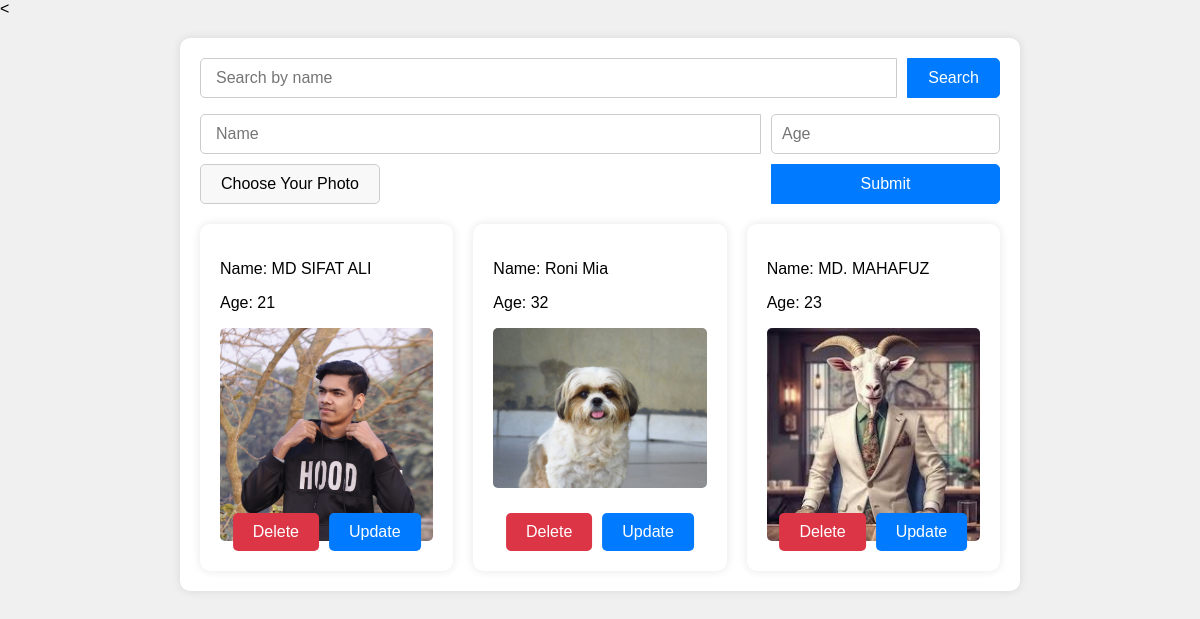
Before: / with the older database file.
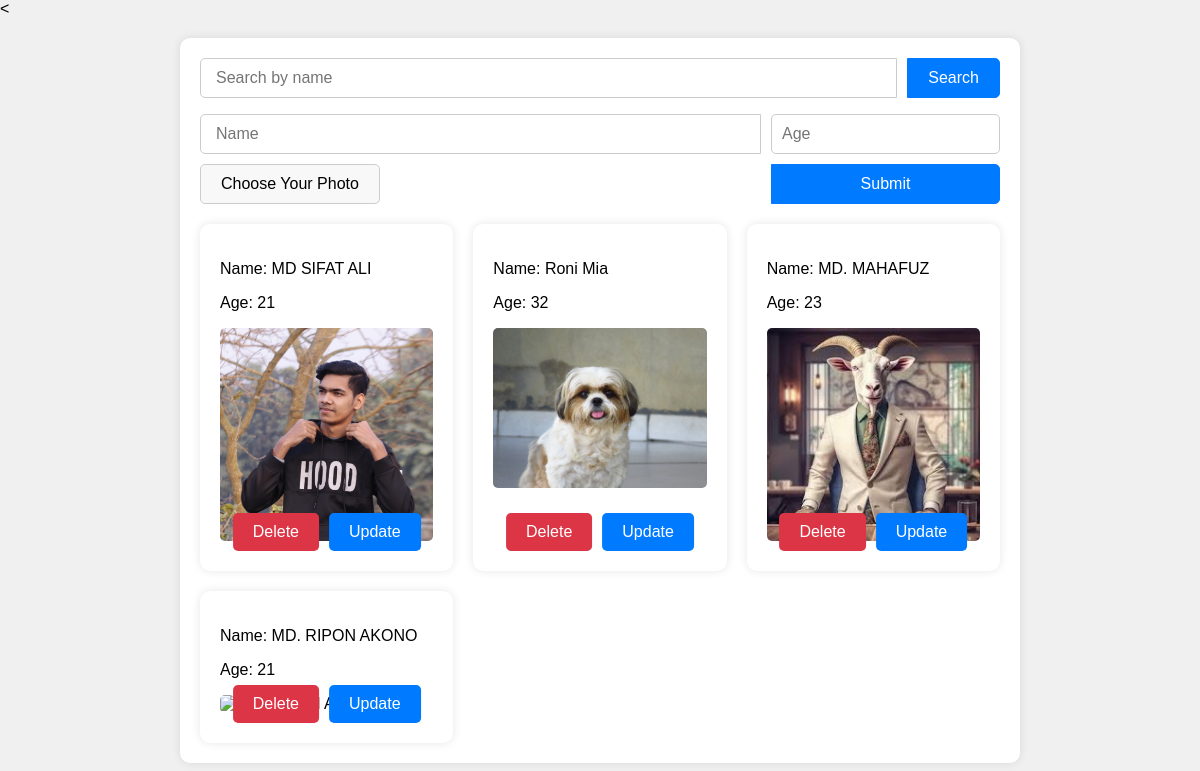
After: the same page with the newer database file.
### home/models.py (models this page shows, shortened)
class Human(models.Model):
    name= models.CharField(max_length=20)
    age= models.PositiveIntegerField()
    image= models.ImageField(upload_to='images/', null=True, blank=True)

### home/views.py (the view, shortened to what this page needs)
# urls.py: path('', home_func ,name='home'),
def home_func(request):
    search_query = request.GET.get('search')
    if search_query:
        all_data = Human.objects.filter(name__icontains = search_query)
        message = 'Search result...'
    else:
        all_data = Human.objects.all()
    return render(request,'home.html', locals())

### template/home.html (shortened to what this page needs)
<<!DOCTYPE html>
<html lang="en">
<head>
</head>
<body>
    <div class="container">
        <div class="data_input">
            <form method="GET" action="">
                <input type="text" name="search" placeholder="Search by name">
                <button type="submit">Search</button>
            </form>
            <form method="POST" enctype="multipart/form-data">
                <input type="text" placeholder="Name" name="name">
                <input type="number" placeholder="Age" name="age">
                <div class="file_input_container">
                    <label class="file_input_label">Choose Your Photo
                    </label>
                </div>
                <button type="submit">Submit</button>
            </form>
        </div>
        <ul class="data_output">
            {% for human in all_data %}
            <li>
                <p>Name: {{ human.name }}</p>
                <p>Age: {{ human.age }}</p>
                {% if human.image %}
                <img src="{{ human.image.url }}" alt="{{ human.name }}">
                {% endif %}
                <div class="actions">
                    <a href="{% url 'delete_data' human.id %}" class="delete">Delete</a>
                    <a href="{% url 'update_data' human.id %}" class="update">Update</a>
                </div>
            </li>
            {% endfor %}
        </ul>
    </div>
</body>
</html>

### template/home.html (style rules this page uses)
body { font-family: Arial, sans-serif; margin: 0; padding: 0; background-color: #f0f0f0; }
.container { max-width: 800px; margin: 20px auto; padding: 20px; background-color: #fff; border-radius: 10px; box-shadow: 0 0 10px rgba(0, 0, 0, 0.1); }
.data_input { margin-bottom: 20px; }
.data_input form { display: grid; grid-template-columns: 1fr auto; gap: 10px; }
.data_input input[type="text"] { padding: 10px 15px; border: 1px solid #ccc; border-radius: 5px 0 0 5px; font-size: 16px; outline: none; transition: border-color 0.3s ease; }
.data_input button { padding: 10px 20px; border: 1px solid #007bff; border-radius: 0 5px 5px 0; font-size: 16px; background-color: #007bff; color: #fff; cursor: pointer; transition: background-color 0.3s ease, border-color 0.3s ease; }
.data_input input[type="number"], .data_input input[type="file"] { padding: 10px; border: 1px solid #ccc; border-radius: 5px; font-size: 16px; }
.data_input button[type="submit"] { background-color: #007bff; color: #fff; cursor: pointer; transition: background-color 0.3s ease; }
.file_input_container { position: relative; display: inline-block; }
.file_input_label { display: inline-block; padding: 10px 20px; border: 1px solid #ccc; border-radius: 5px; background-color: #f8f8f8; font-size: 16px; cursor: pointer; transition: background-color 0.3s ease, border-color 0.3s ease; }
.data_output { display: grid; grid-template-columns: repeat(auto-fill, minmax(200px, 1fr)); gap: 20px; list-style: none; padding: 0; margin: 0; }
.data_output li { background-color: #fff; padding: 20px; border-radius: 10px; box-shadow: 0 0 10px rgba(0, 0, 0, 0.1); position: relative; }
.data_output img { max-width: 100%; height: auto; border-radius: 5px; margin-bottom: 10px; transition: transform 0.3s ease; cursor: pointer; }
.data_output .actions { position: absolute; bottom: 20px; left: 50%; transform: translateX(-50%); display: flex; gap: 10px; }
.data_output .actions a { text-decoration: none; color: #fff; padding: 10px 20px; border-radius: 5px; transition: background-color 0.3s ease; }
.data_output .actions a.delete { background-color: #dc3545; }
.data_output .actions a.update { background-color: #007bff; }

Changed rows visible on the page:
added Human: name "MD. RIPON AKONO", age "21"
